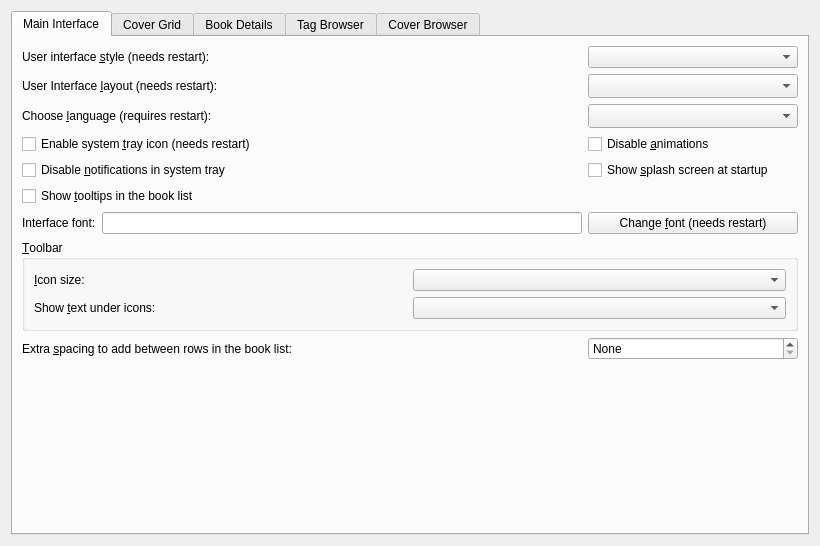
<?xml version="1.0" encoding="UTF-8"?>
<ui version="4.0">
 <class>Form</class>
 <widget class="QWidget" name="Form">
  <property name="geometry">
   <rect>
    <x>0</x>
    <y>0</y>
    <width>820</width>
    <height>546</height>
   </rect>
  </property>
  <property name="windowTitle">
   <string>Form</string>
  </property>
  <layout class="QGridLayout" name="gridLayout_2">
   <item row="0" column="0">
    <widget class="QTabWidget" name="tabWidget">
     <property name="currentIndex">
      <number>0</number>
     </property>
     <widget class="QWidget" name="tab">
      <attribute name="icon">
       <iconset resource="../../../../resources/images.qrc">
        <normaloff>:/images/lt.png</normaloff>:/images/lt.png</iconset>
      </attribute>
      <attribute name="title">
       <string>Main Interface</string>
      </attribute>
      <layout class="QGridLayout" name="gridLayout_9">
       <item row="2" column="1">
        <widget class="QComboBox" name="opt_language">
         <property name="sizeAdjustPolicy">
          <enum>QComboBox::AdjustToMinimumContentsLengthWithIcon</enum>
         </property>
         <property name="minimumContentsLength">
          <number>20</number>
         </property>
        </widget>
       </item>
       <item row="3" column="0">
        <widget class="QCheckBox" name="opt_systray_icon">
         <property name="text">
          <string>Enable system &amp;tray icon (needs restart)</string>
         </property>
        </widget>
       </item>
       <item row="9" column="0">
        <spacer name="verticalSpacer_3">
         <property name="orientation">
          <enum>Qt::Vertical</enum>
         </property>
         <property name="sizeHint" stdset="0">
          <size>
           <width>20</width>
           <height>40</height>
          </size>
         </property>
        </spacer>
       </item>
       <item row="1" column="0">
        <widget class="QLabel" name="label_17">
         <property name="text">
          <string>User Interface &amp;layout (needs restart):</string>
         </property>
         <property name="buddy">
          <cstring>opt_gui_layout</cstring>
         </property>
        </widget>
       </item>
       <item row="1" column="1">
        <widget class="QComboBox" name="opt_gui_layout">
         <property name="maximumSize">
          <size>
           <width>250</width>
           <height>16777215</height>
          </size>
         </property>
         <property name="sizeAdjustPolicy">
          <enum>QComboBox::AdjustToMinimumContentsLengthWithIcon</enum>
         </property>
         <property name="minimumContentsLength">
          <number>20</number>
         </property>
        </widget>
       </item>
       <item row="3" column="1">
        <widget class="QCheckBox" name="opt_disable_animations">
         <property name="toolTip">
          <string>Disable all animations. Useful if you have a slow/old computer.</string>
         </property>
         <property name="text">
          <string>Disable &amp;animations</string>
         </property>
        </widget>
       </item>
       <item row="4" column="0">
        <widget class="QCheckBox" name="opt_disable_tray_notification">
         <property name="text">
          <string>Disable &amp;notifications in system tray</string>
         </property>
        </widget>
       </item>
       <item row="4" column="1">
        <widget class="QCheckBox" name="opt_show_splash_screen">
         <property name="text">
          <string>Show &amp;splash screen at startup</string>
         </property>
        </widget>
       </item>
       <item row="6" column="0">
        <layout class="QHBoxLayout" name="horizontalLayout">
         <item>
          <widget class="QLabel" name="label_2">
           <property name="text">
            <string>Interface font:</string>
           </property>
           <property name="buddy">
            <cstring>font_display</cstring>
           </property>
          </widget>
         </item>
         <item>
          <widget class="QLineEdit" name="font_display">
           <property name="readOnly">
            <bool>true</bool>
           </property>
          </widget>
         </item>
        </layout>
       </item>
       <item row="6" column="1">
        <widget class="QPushButton" name="change_font_button">
         <property name="text">
          <string>Change &amp;font (needs restart)</string>
         </property>
        </widget>
       </item>
       <item row="0" column="0">
        <widget class="QLabel" name="label_widget_style">
         <property name="text">
          <string>User interface &amp;style (needs restart):</string>
         </property>
         <property name="buddy">
          <cstring>opt_ui_style</cstring>
         </property>
        </widget>
       </item>
       <item row="7" column="0" colspan="2">
        <widget class="QGroupBox" name="groupBox_2">
         <property name="title">
          <string>&amp;Toolbar</string>
         </property>
         <layout class="QGridLayout" name="gridLayout_8">
          <item row="0" column="1">
           <widget class="QComboBox" name="opt_toolbar_icon_size"/>
          </item>
          <item row="0" column="0">
           <widget class="QLabel" name="label_5">
            <property name="text">
             <string>&amp;Icon size:</string>
            </property>
            <property name="buddy">
             <cstring>opt_toolbar_icon_size</cstring>
            </property>
           </widget>
          </item>
          <item row="1" column="1">
           <widget class="QComboBox" name="opt_toolbar_text"/>
          </item>
          <item row="1" column="0">
           <widget class="QLabel" name="label_8">
            <property name="text">
             <string>Show &amp;text under icons:</string>
            </property>
            <property name="buddy">
             <cstring>opt_toolbar_text</cstring>
            </property>
           </widget>
          </item>
         </layout>
        </widget>
       </item>
       <item row="2" column="0">
        <widget class="QLabel" name="label_7">
         <property name="text">
          <string>Choose &amp;language (requires restart):</string>
         </property>
         <property name="buddy">
          <cstring>opt_language</cstring>
         </property>
        </widget>
       </item>
       <item row="0" column="1">
        <widget class="QComboBox" name="opt_ui_style"/>
       </item>
       <item row="5" column="0">
        <widget class="QCheckBox" name="opt_book_list_tooltips">
         <property name="text">
          <string>Show &amp;tooltips in the book list</string>
         </property>
        </widget>
       </item>
       <item row="8" column="0">
        <widget class="QLabel" name="label_4">
         <property name="text">
          <string>Extra &amp;spacing to add between rows in the book list:</string>
         </property>
         <property name="buddy">
          <cstring>opt_extra_row_spacing</cstring>
         </property>
        </widget>
       </item>
       <item row="8" column="1">
        <widget class="QSpinBox" name="opt_extra_row_spacing">
         <property name="specialValueText">
          <string>None</string>
         </property>
         <property name="suffix">
          <string> px</string>
         </property>
        </widget>
       </item>
      </layout>
     </widget>
     <widget class="QWidget" name="cover_grid_tab">
      <attribute name="icon">
       <iconset resource="../../../../resources/images.qrc">
        <normaloff>:/images/grid.png</normaloff>:/images/grid.png</iconset>
      </attribute>
      <attribute name="title">
       <string>Cover Grid</string>
      </attribute>
      <layout class="QVBoxLayout" name="verticalLayout">
       <item>
        <widget class="QLabel" name="label_19">
         <property name="text">
          <string>Control the cover grid view. You can enable this view by clicking the grid button in the bottom right corner of the main calibre window.</string>
         </property>
         <property name="wordWrap">
          <bool>true</bool>
         </property>
        </widget>
       </item>
       <item>
        <spacer name="verticalSpacer_6">
         <property name="orientation">
          <enum>Qt::Vertical</enum>
         </property>
         <property name="sizeType">
          <enum>QSizePolicy::Fixed</enum>
         </property>
         <property name="sizeHint" stdset="0">
          <size>
           <width>20</width>
           <height>10</height>
          </size>
         </property>
        </spacer>
       </item>
       <item>
        <widget class="QCheckBox" name="opt_cover_grid_show_title">
         <property name="text">
          <string>Show a field (such as title) &amp;under the covers</string>
         </property>
        </widget>
       </item>
       <item>
        <layout class="QHBoxLayout" name="horizontalLayout_2">
         <item>
          <widget class="QLabel" name="label_14">
           <property name="text">
            <string>&amp;Field to show under the covers:</string>
           </property>
           <property name="buddy">
            <cstring>opt_field_under_covers_in_grid</cstring>
           </property>
          </widget>
         </item>
         <item>
          <widget class="QComboBox" name="opt_field_under_covers_in_grid"/>
         </item>
         <item>
          <spacer name="horizontalSpacer_2">
           <property name="orientation">
            <enum>Qt::Horizontal</enum>
           </property>
           <property name="sizeHint" stdset="0">
            <size>
             <width>40</width>
             <height>20</height>
            </size>
           </property>
          </spacer>
         </item>
        </layout>
       </item>
       <item>
        <layout class="QHBoxLayout" name="horizontalLayout_3">
         <item>
          <widget class="QLabel" name="label_16">
           <property name="text">
            <string>&amp;Spacing between covers:</string>
           </property>
           <property name="buddy">
            <cstring>opt_cover_grid_spacing</cstring>
           </property>
          </widget>
         </item>
         <item>
          <widget class="QDoubleSpinBox" name="opt_cover_grid_spacing">
           <property name="toolTip">
            <string>The spacing between covers. A value of zero means calculate automatically based on cover size.</string>
           </property>
           <property name="specialValueText">
            <string>Automatic</string>
           </property>
           <property name="suffix">
            <string> cm</string>
           </property>
           <property name="decimals">
            <number>2</number>
           </property>
           <property name="singleStep">
            <double>0.100000000000000</double>
           </property>
          </widget>
         </item>
         <item>
          <spacer name="horizontalSpacer">
           <property name="orientation">
            <enum>Qt::Horizontal</enum>
           </property>
           <property name="sizeHint" stdset="0">
            <size>
             <width>40</width>
             <height>20</height>
            </size>
           </property>
          </spacer>
         </item>
        </layout>
       </item>
       <item>
        <widget class="QGroupBox" name="cg_background_box">
         <property name="title">
          <string>Background for the cover grid</string>
         </property>
         <layout class="QGridLayout" name="gridLayout_5"/>
        </widget>
       </item>
       <item>
        <widget class="QGroupBox" name="groupBox_4">
         <property name="title">
          <string>Cover size</string>
         </property>
         <layout class="QGridLayout" name="gridLayout_4">
          <item row="3" column="0" colspan="5">
           <widget class="QLabel" name="cover_grid_aspect_ratio">
            <property name="text">
             <string/>
            </property>
           </widget>
          </item>
          <item row="1" column="0">
           <widget class="QLabel" name="label_11">
            <property name="text">
             <string>Cover &amp;Width: </string>
            </property>
            <property name="buddy">
             <cstring>opt_cover_grid_width</cstring>
            </property>
           </widget>
          </item>
          <item row="1" column="1">
           <widget class="QDoubleSpinBox" name="opt_cover_grid_width">
            <property name="toolTip">
             <string>The width of displayed covers.
A value of zero means calculate automatically.</string>
            </property>
            <property name="specialValueText">
             <string>Automatic</string>
            </property>
            <property name="suffix">
             <string> cm</string>
            </property>
            <property name="decimals">
             <number>1</number>
            </property>
           </widget>
          </item>
          <item row="1" column="2">
           <widget class="QPushButton" name="cover_grid_larger_cover">
            <property name="toolTip">
             <string>Make the covers larger, maintaining current aspect ratio.</string>
            </property>
            <property name="text">
             <string>&amp;Larger covers</string>
            </property>
            <property name="icon">
             <iconset resource="../../../../resources/images.qrc">
              <normaloff>:/images/plus.png</normaloff>:/images/plus.png</iconset>
            </property>
           </widget>
          </item>
          <item row="2" column="0">
           <widget class="QLabel" name="label_12">
            <property name="text">
             <string>Cover &amp;Height: </string>
            </property>
            <property name="buddy">
             <cstring>opt_cover_grid_height</cstring>
            </property>
           </widget>
          </item>
          <item row="2" column="1">
           <widget class="QDoubleSpinBox" name="opt_cover_grid_height">
            <property name="toolTip">
             <string>The height of displayed covers.
A value of zero means calculate automatically.</string>
            </property>
            <property name="specialValueText">
             <string>Automatic</string>
            </property>
            <property name="suffix">
             <string> cm</string>
            </property>
            <property name="decimals">
             <number>1</number>
            </property>
           </widget>
          </item>
          <item row="2" column="2">
           <widget class="QPushButton" name="cover_grid_smaller_cover">
            <property name="toolTip">
             <string>Make the covers smaller, maintaining current aspect ratio.</string>
            </property>
            <property name="text">
             <string>&amp;Smaller covers</string>
            </property>
            <property name="icon">
             <iconset resource="../../../../resources/images.qrc">
              <normaloff>:/images/minus.png</normaloff>:/images/minus.png</iconset>
            </property>
           </widget>
          </item>
          <item row="1" column="4">
           <spacer name="horizontalSpacer_4">
            <property name="orientation">
             <enum>Qt::Horizontal</enum>
            </property>
            <property name="sizeHint" stdset="0">
             <size>
              <width>40</width>
              <height>20</height>
             </size>
            </property>
           </spacer>
          </item>
          <item row="0" column="0" colspan="5">
           <widget class="QLabel" name="label_20">
            <property name="text">
             <string>By default, calibre chooses a cover size based on your computer's screen size. You can change the cover size here:</string>
            </property>
            <property name="wordWrap">
             <bool>true</bool>
            </property>
           </widget>
          </item>
          <item row="1" column="3" rowspan="2">
           <widget class="QPushButton" name="cover_grid_reset_size">
            <property name="toolTip">
             <string>Reset size to automatic</string>
            </property>
            <property name="text">
             <string>&amp;Reset size</string>
            </property>
           </widget>
          </item>
         </layout>
        </widget>
       </item>
       <item>
        <widget class="QGroupBox" name="groupBox_3">
         <property name="title">
          <string>Caching of covers for improved performance</string>
         </property>
         <layout class="QGridLayout" name="gridLayout">
          <item row="0" column="0" colspan="5">
           <widget class="QLabel" name="label_13">
            <property name="text">
             <string>There are two kinds of caches that calibre uses to improve performance when rendering covers in the grid view. A disk cache that is kept on your hard disk and stores the cover thumbnails and an in memory cache used to ensure flicker free rendering of covers. For best results, keep the memory cache small and the disk cache large, unless you have a lot of extra RAM in your computer and dont mind it being used by the memory cache.</string>
            </property>
            <property name="wordWrap">
             <bool>true</bool>
            </property>
           </widget>
          </item>
          <item row="1" column="0" colspan="2">
           <widget class="QLabel" name="label_15">
            <property name="text">
             <string>Number of covers to cache in &amp;memory (keep this small):</string>
            </property>
            <property name="buddy">
             <cstring>opt_cover_grid_cache_size</cstring>
            </property>
           </widget>
          </item>
          <item row="1" column="2">
           <widget class="QSpinBox" name="opt_cover_grid_cache_size">
            <property name="toolTip">
             <string>The maximum number of covers to keep in memory. Increasing this will make rendering faster, at the cost of more memory usage.</string>
            </property>
            <property name="maximum">
             <number>50000</number>
            </property>
           </widget>
          </item>
          <item row="2" column="0" colspan="2">
           <widget class="QLabel" name="label_18">
            <property name="text">
             <string>Maximum amount of disk space to use for caching thumbnails: </string>
            </property>
           </widget>
          </item>
          <item row="2" column="2">
           <widget class="QSpinBox" name="opt_cover_grid_disk_cache_size">
            <property name="specialValueText">
             <string>Disable</string>
            </property>
            <property name="suffix">
             <string> MB</string>
            </property>
            <property name="minimum">
             <number>100</number>
            </property>
            <property name="singleStep">
             <number>100</number>
            </property>
           </widget>
          </item>
          <item row="2" column="3" colspan="2">
           <widget class="QLabel" name="cover_grid_current_disk_cache">
            <property name="text">
             <string/>
            </property>
           </widget>
          </item>
          <item row="3" column="0">
           <widget class="QPushButton" name="cover_grid_empty_cache">
            <property name="text">
             <string>Empty disk cache</string>
            </property>
           </widget>
          </item>
          <item row="3" column="2" colspan="3">
           <spacer name="horizontalSpacer_3">
            <property name="orientation">
             <enum>Qt::Horizontal</enum>
            </property>
            <property name="sizeHint" stdset="0">
             <size>
              <width>310</width>
              <height>20</height>
             </size>
            </property>
           </spacer>
          </item>
          <item row="3" column="1">
           <widget class="QPushButton" name="cover_grid_open_cache">
            <property name="text">
             <string>Open cache directory</string>
            </property>
           </widget>
          </item>
          <item row="1" column="3">
           <spacer name="horizontalSpacer_5">
            <property name="orientation">
             <enum>Qt::Horizontal</enum>
            </property>
            <property name="sizeHint" stdset="0">
             <size>
              <width>40</width>
              <height>20</height>
             </size>
            </property>
           </spacer>
          </item>
         </layout>
        </widget>
       </item>
       <item>
        <spacer name="verticalSpacer">
         <property name="orientation">
          <enum>Qt::Vertical</enum>
         </property>
         <property name="sizeHint" stdset="0">
          <size>
           <width>20</width>
           <height>40</height>
          </size>
         </property>
        </spacer>
       </item>
      </layout>
     </widget>
     <widget class="QWidget" name="tab_4">
      <attribute name="icon">
       <iconset resource="../../../../resources/images.qrc">
        <normaloff>:/images/book.png</normaloff>:/images/book.png</iconset>
      </attribute>
      <attribute name="title">
       <string>Book Details</string>
      </attribute>
      <layout class="QGridLayout" name="gridLayout_12">
       <item row="2" column="1">
        <widget class="QLabel" name="label_3">
         <property name="text">
          <string>Note that &lt;b&gt;comments&lt;/b&gt; will always be displayed at the end, regardless of the position you assign here.</string>
         </property>
         <property name="wordWrap">
          <bool>true</bool>
         </property>
        </widget>
       </item>
       <item row="0" column="1">
        <widget class="QCheckBox" name="opt_use_roman_numerals_for_series_number">
         <property name="text">
          <string>Use &amp;Roman numerals for series</string>
         </property>
         <property name="checked">
          <bool>true</bool>
         </property>
        </widget>
       </item>
       <item row="2" column="0" rowspan="2">
        <widget class="QGroupBox" name="groupBox">
         <property name="title">
          <string>Select displayed metadata</string>
         </property>
         <layout class="QGridLayout" name="gridLayout_3">
          <item row="0" column="1">
           <widget class="QToolButton" name="df_up_button">
            <property name="toolTip">
             <string>Move up</string>
            </property>
            <property name="icon">
             <iconset resource="../../../../resources/images.qrc">
              <normaloff>:/images/arrow-up.png</normaloff>:/images/arrow-up.png</iconset>
            </property>
           </widget>
          </item>
          <item row="2" column="1">
           <widget class="QToolButton" name="df_down_button">
            <property name="toolTip">
             <string>Move down</string>
            </property>
            <property name="icon">
             <iconset resource="../../../../resources/images.qrc">
              <normaloff>:/images/arrow-down.png</normaloff>:/images/arrow-down.png</iconset>
            </property>
           </widget>
          </item>
          <item row="0" column="0" rowspan="3">
           <widget class="QListView" name="field_display_order">
            <property name="alternatingRowColors">
             <bool>true</bool>
            </property>
           </widget>
          </item>
          <item row="1" column="1">
           <spacer name="verticalSpacer_5">
            <property name="orientation">
             <enum>Qt::Vertical</enum>
            </property>
            <property name="sizeHint" stdset="0">
             <size>
              <width>20</width>
              <height>40</height>
             </size>
            </property>
           </spacer>
          </item>
         </layout>
        </widget>
       </item>
       <item row="0" column="0">
        <layout class="QHBoxLayout">
         <item>
          <widget class="QLabel" name="label">
           <property name="text">
            <string>Default author link template:</string>
           </property>
           <property name="buddy">
            <cstring>opt_default_author_link</cstring>
           </property>
          </widget>
         </item>
         <item>
          <widget class="QLineEdit" name="opt_default_author_link">
           <property name="toolTip">
            <string>&lt;p&gt;Enter a template to be used to create a link for
an author in the books information dialog. This template will
be used when no link has been provided for the author using
Manage Authors. You can use the values {author} and
{author_sort}, and any template function.</string>
           </property>
          </widget>
         </item>
        </layout>
       </item>
       <item row="1" column="0" colspan="2">
        <layout class="QHBoxLayout">
         <item>
          <widget class="QCheckBox" name="opt_bd_show_cover">
           <property name="text">
            <string>Show &amp;cover in the book details panel</string>
           </property>
          </widget>
         </item>
         <item>
          <widget class="QCheckBox" name="opt_bd_overlay_cover_size">
           <property name="toolTip">
            <string>Show the size of the book's cover in pixels</string>
           </property>
           <property name="text">
            <string>Show cover &amp;size</string>
           </property>
          </widget>
         </item>
         <item>
          <spacer name="horizontalSpacer_bd1">
           <property name="orientation">
            <enum>Qt::Horizontal</enum>
           </property>
           <property name="sizeHint" stdset="0">
            <size>
             <width>20</width>
             <height>0</height>
            </size>
           </property>
          </spacer>
         </item>
        </layout>
       </item>
      </layout>
     </widget>
     <widget class="QWidget" name="tab_2">
      <attribute name="icon">
       <iconset resource="../../../../resources/images.qrc">
        <normaloff>:/images/tags.png</normaloff>:/images/tags.png</iconset>
      </attribute>
      <attribute name="title">
       <string>Tag Browser</string>
      </attribute>
      <layout class="QFormLayout" name="formLayout">
       <property name="fieldGrowthPolicy">
        <enum>QFormLayout::ExpandingFieldsGrow</enum>
       </property>
       <item row="2" column="0">
        <widget class="QLabel" name="label_10">
         <property name="text">
          <string>&amp;Collapse when more items than:</string>
         </property>
         <property name="buddy">
          <cstring>opt_tags_browser_collapse_at</cstring>
         </property>
        </widget>
       </item>
       <item row="2" column="1">
        <widget class="QSpinBox" name="opt_tags_browser_collapse_at">
         <property name="toolTip">
          <string>If a Tag Browser category has more than this number of items, it is divided
up into subcategories. If the partition method is set to disable, this value is ignored.</string>
         </property>
         <property name="maximum">
          <number>10000</number>
         </property>
        </widget>
       </item>
       <item row="3" column="0">
        <widget class="QLabel" name="label_8111">
         <property name="text">
          <string>Categories not to partition:</string>
         </property>
         <property name="buddy">
          <cstring>opt_tag_browser_dont_collapse</cstring>
         </property>
        </widget>
       </item>
       <item row="3" column="1">
        <widget class="EditWithComplete" name="opt_tag_browser_dont_collapse">
         <property name="sizePolicy">
          <sizepolicy hsizetype="Expanding" vsizetype="Fixed">
           <horstretch>0</horstretch>
           <verstretch>0</verstretch>
          </sizepolicy>
         </property>
         <property name="toolTip">
          <string>A comma-separated list of categories that are not to
be partitioned even if the number of items is larger than
the value shown above. This option can be used to
avoid collapsing hierarchical categories that have only
a few top-level elements.</string>
         </property>
        </widget>
       </item>
       <item row="5" column="0">
        <widget class="QLabel" name="label_81">
         <property name="text">
          <string>Categories with &amp;hierarchical items:</string>
         </property>
         <property name="buddy">
          <cstring>opt_categories_using_hierarchy</cstring>
         </property>
        </widget>
       </item>
       <item row="5" column="1">
        <widget class="EditWithComplete" name="opt_categories_using_hierarchy">
         <property name="sizePolicy">
          <sizepolicy hsizetype="Expanding" vsizetype="Fixed">
           <horstretch>0</horstretch>
           <verstretch>0</verstretch>
          </sizepolicy>
         </property>
         <property name="toolTip">
          <string>A comma-separated list of categories in which items containing
periods are displayed in the tag browser trees. For example, if
this box contains 'tags' then tags of the form 'Mystery.English'
and 'Mystery.Thriller' will be displayed with English and Thriller
both under 'Mystery'. If 'tags' is not in this box,
then the tags will be displayed each on their own line.</string>
         </property>
        </widget>
       </item>
       <item row="7" column="0" colspan="2">
        <widget class="QCheckBox" name="opt_tag_browser_old_look">
         <property name="text">
          <string>Use &amp;alternating row colors in the Tag Browser</string>
         </property>
        </widget>
       </item>
       <item row="1" column="1">
        <widget class="QComboBox" name="opt_tags_browser_partition_method">
         <property name="toolTip">
          <string>Choose how tag browser subcategories are displayed when
there are more items than the limit. Select by first
letter to see an A, B, C list. Choose partitioned to
have a list of fixed-sized groups. Set to disabled
if you never want subcategories</string>
         </property>
        </widget>
       </item>
       <item row="1" column="0">
        <widget class="QLabel" name="label_9">
         <property name="text">
          <string>Tags browser category &amp;partitioning method:</string>
         </property>
         <property name="buddy">
          <cstring>opt_tags_browser_partition_method</cstring>
         </property>
        </widget>
       </item>
       <item row="6" column="0">
        <widget class="QCheckBox" name="opt_show_avg_rating">
         <property name="text">
          <string>Show &amp;average ratings in the tags browser</string>
         </property>
         <property name="checked">
          <bool>true</bool>
         </property>
        </widget>
       </item>
      </layout>
     </widget>
     <widget class="QWidget" name="tab_3">
      <attribute name="icon">
       <iconset resource="../../../../resources/images.qrc">
        <normaloff>:/images/cover_flow.png</normaloff>:/images/cover_flow.png</iconset>
      </attribute>
      <attribute name="title">
       <string>Cover Browser</string>
      </attribute>
      <layout class="QGridLayout" name="gridLayout_11">
       <item row="0" column="0" colspan="2">
        <widget class="QCheckBox" name="opt_separate_cover_flow">
         <property name="text">
          <string>Show cover &amp;browser in a separate window (needs restart)</string>
         </property>
        </widget>
       </item>
       <item row="1" column="0">
        <widget class="QLabel" name="label_6">
         <property name="text">
          <string>&amp;Number of covers to show in browse mode (needs restart):</string>
         </property>
         <property name="buddy">
          <cstring>opt_cover_flow_queue_length</cstring>
         </property>
        </widget>
       </item>
       <item row="7" column="0" colspan="2">
        <spacer name="verticalSpacer_4">
         <property name="orientation">
          <enum>Qt::Vertical</enum>
         </property>
         <property name="sizeHint" stdset="0">
          <size>
           <width>690</width>
           <height>283</height>
          </size>
         </property>
        </spacer>
       </item>
       <item row="1" column="1">
        <widget class="QSpinBox" name="opt_cover_flow_queue_length"/>
       </item>
       <item row="5" column="0" colspan="2">
        <widget class="QCheckBox" name="opt_cb_fullscreen">
         <property name="text">
          <string>When showing cover browser in separate window, show it &amp;fullscreen</string>
         </property>
        </widget>
       </item>
       <item row="6" column="0" colspan="2">
        <widget class="QLabel" name="fs_help_msg">
         <property name="styleSheet">
          <string notr="true">margin-left: 1.5em</string>
         </property>
         <property name="text">
          <string>You can press the %s keys to toggle full screen mode.</string>
         </property>
         <property name="wordWrap">
          <bool>true</bool>
         </property>
        </widget>
       </item>
       <item row="2" column="0">
        <widget class="QCheckBox" name="opt_cover_browser_reflections">
         <property name="text">
          <string>Show &amp;reflections in the cover browser</string>
         </property>
        </widget>
       </item>
       <item row="3" column="0" colspan="2">
        <widget class="QCheckBox" name="opt_cb_preserve_aspect_ratio">
         <property name="toolTip">
          <string>Show covers in their original aspect ratio instead of resizing
them to all have the same width and height</string>
         </property>
         <property name="text">
          <string>Preserve &amp;aspect ratio of covers displayed in the cover browser</string>
         </property>
        </widget>
       </item>
       <item row="4" column="0">
        <widget class="QCheckBox" name="opt_show_rating_in_cover_browser">
         <property name="text">
          <string>Show book &amp;rating in cover browser</string>
         </property>
        </widget>
       </item>
      </layout>
     </widget>
    </widget>
   </item>
  </layout>
 </widget>
 <customwidgets>
  <customwidget>
   <class>EditWithComplete</class>
   <extends>QComboBox</extends>
   <header>calibre/gui2/complete2.h</header>
  </customwidget>
 </customwidgets>
 <resources>
  <include location="../../../../resources/images.qrc"/>
 </resources>
 <connections>
  <connection>
   <sender>opt_cover_grid_show_title</sender>
   <signal>toggled(bool)</signal>
   <receiver>opt_field_under_covers_in_grid</receiver>
   <slot>setEnabled(bool)</slot>
   <hints>
    <hint type="sourcelabel">
     <x>75</x>
     <y>102</y>
    </hint>
    <hint type="destinationlabel">
     <x>289</x>
     <y>118</y>
    </hint>
   </hints>
  </connection>
 </connections>
</ui>
